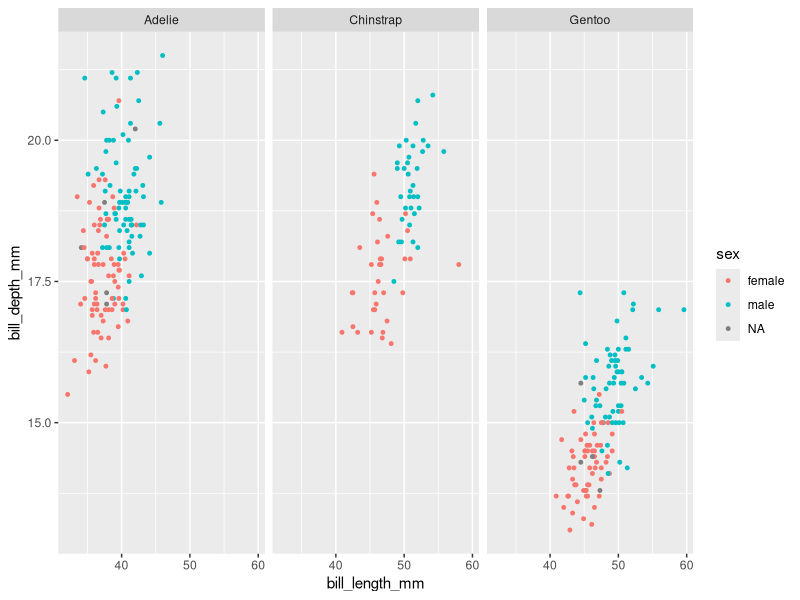
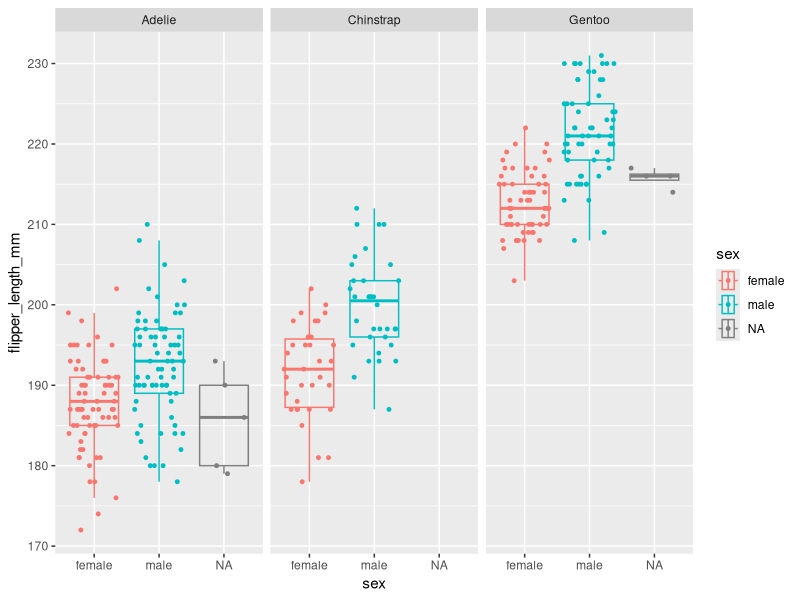

R code for these plots, in order:
## ---- chunk 1
knitr::opts_chunk$set(echo = TRUE)
## ---- chunk 2
library(palmerpenguins)
library(tidyverse)
## ---- chunk 3
penguins %>%
  ggplot(mapping = aes(x = bill_length_mm, y=bill_depth_mm, color=sex)) +
  geom_point(size=1) +
  facet_wrap(~species)
## ---- chunk 4
penguins %>%
  ggplot(mapping = aes(x=flipper_length_mm, y=sex, color=sex)) +
  geom_boxplot(outlier.alpha = 0, alpha=0) +
  geom_jitter(width = 0, size=1) +
  coord_flip() +
  facet_wrap(~species)
